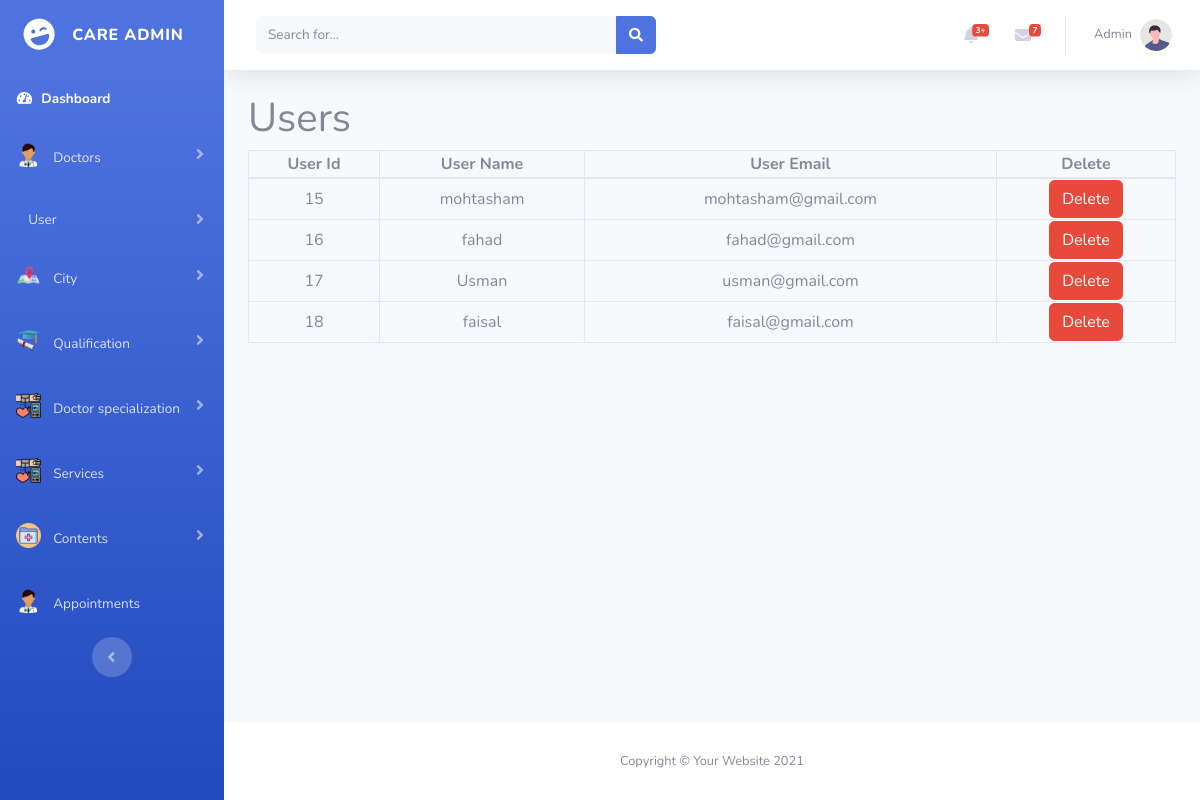
Before: /admin/view_users.php (signed in) with the older database file.
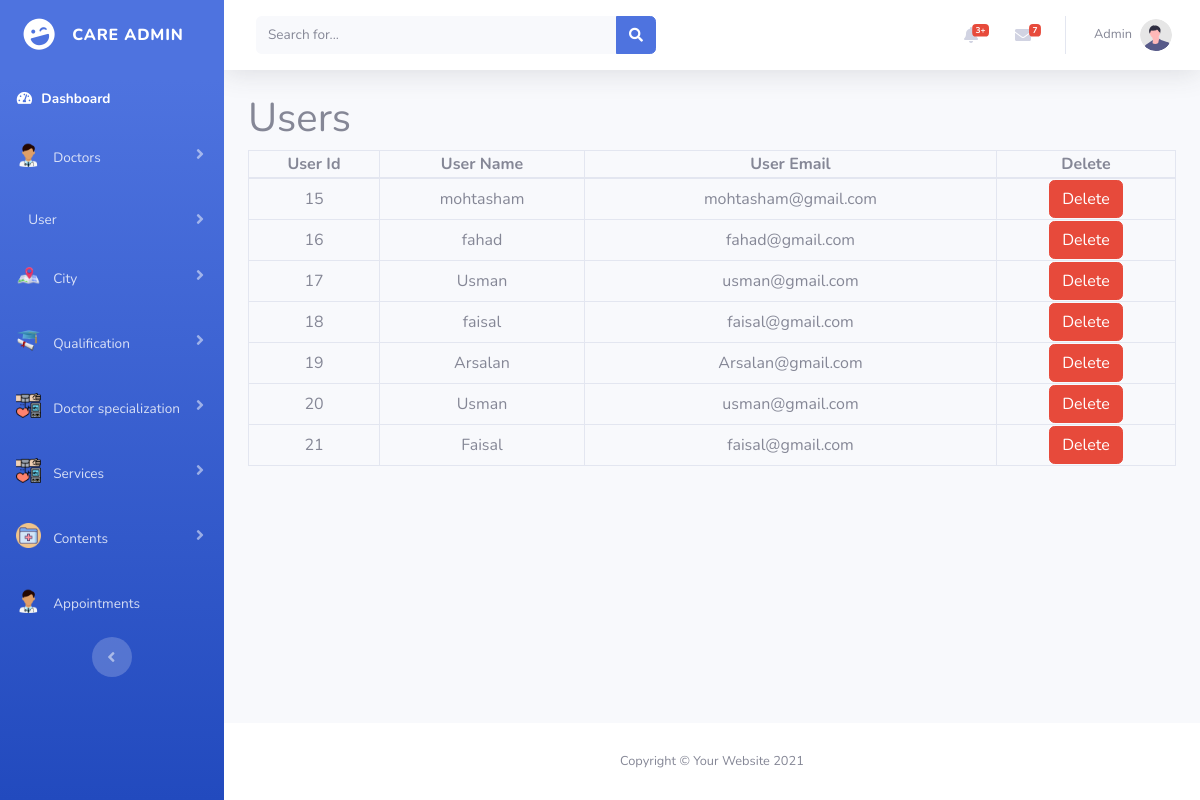
After: the same page with the newer database file.
### tables this page shows
CREATE TABLE `users` (
  `user_id` int(11) NOT NULL,
  `user_name` varchar(1001) NOT NULL,
  `user_email` varchar(100) NOT NULL,
  `user_password` varchar(100) NOT NULL,
  `user_profile` varchar(500) NOT NULL,
  `status` int(11) NOT NULL
);

### admin/view_users.php (the view, shortened to what this page needs)
<?php
include("connection.php");
$select_users_query = "SELECT * FROM `users` where status = 0";
$run_select_users_query = mysqli_query($connection, $select_users_query);
?>
<!DOCTYPE html>
<html lang="en">
<head>
    <link href="vendor/fontawesome-free/css/all.min.css" rel="stylesheet" type="text/css">
    <link href="https://cdn.jsdelivr.net/npm/bootstrap@5.0.2/dist/css/bootstrap.min.css" rel="stylesheet"
>
    <link href="css/sb-admin-2.min.css" rel="stylesheet">
</head>
<body id="page-top">
    <div id="wrapper">
        <?php include 'sidebar.php';?>
        <div id="content-wrapper" class="d-flex flex-column">
            <div id="content">
                <?php include 'topbar.php';?>
                <div class="container">
                        <h1>Users</h1>
                        <table class="table-bordered w-100 text-center">
                            <thead>
                                <th>User Id</th>
                                <th>User Name</th>
                                <th>User Email</th>
                                <th>Delete</th>
                            </thead>
                            <tbody>
                                <?php while($row = mysqli_fetch_array($run_select_users_query)){?>
                              <tr>
                                        <td><?php echo $row['user_id']; ?></td>
                                        <td><?php echo $row['user_name']; ?></td>
                                        <td><?php echo $row['user_email']; ?></td>
                                        <td><a href="deleteuser.php?id=<?php echo $row['user_id']; ?>" class="btn btn-danger">Delete</a></td>
                              </tr>
                                <?php } ?>
                            </tbody>
                        </table>
                </div>
            </div>
            <?php include 'footer.php' ?>
        </div>
    </div>
</body>
</html>

### admin/sidebar.php (shortened to what this page needs)
<ul class="navbar-nav bg-gradient-primary sidebar sidebar-dark accordion" id="accordionSidebar">
    <a class="sidebar-brand d-flex align-items-center justify-content-center" href="index.html">
        <div class="sidebar-brand-icon rotate-n-15">
            <i class="fas fa-laugh-wink"></i>
        </div>
        <div class="sidebar-brand-text mx-3">Care Admin</div>
    </a>
    <li class="nav-item active">
        <a class="nav-link" href="index.html">
            <i class="fas fa-fw fa-tachometer-alt"></i>
            <span>Dashboard</span></a>
    </li>
    <li class="nav-item">
        <a class="nav-link collapsed" href="#" data-toggle="collapse" data-target="#collapseTwo"
            aria-expanded="true" aria-controls="collapseTwo">
            <img src="images/Doctor-Icon.png" alt="" width="25" class="pb-2 me-2">
            <span>Doctors</span>
        </a>
    </li>
    <li class="nav-item">
        <a class="nav-link collapsed" href="#" data-toggle="collapse" data-target="#collapseUtilities"
            aria-expanded="true" aria-controls="collapseUtilities">
            <span>User</span>
        </a>
    </li>
    <li class="nav-item">
        <a class="nav-link collapsed" href="#" data-toggle="collapse" data-target="#collapsePages"
            aria-expanded="true" aria-controls="collapsePages">
            <img src="images/city-icon.png" alt="" width="25" class="pb-2 me-2">
            <span>City</span>
        </a>
    </li>
    <li class="nav-item">
        <a class="nav-link collapsed" href="#" data-toggle="collapse" data-target="#collapsePages6"
            aria-expanded="true" aria-controls="collapsePages">
            <img src="images/Qualification-icon.png" alt="" width="25" class="pb-2 me-2">
            <span>Qualification</span>
        </a>
    </li>
    <li class="nav-item">
        <a class="nav-link collapsed" href="#" data-toggle="collapse" data-target="#collapsePages2"
            aria-expanded="true" aria-controls="collapsePages">
            <img src="images/category-icon.png" alt="" width="25" class="pb-2 me-2">
            <span>Doctor specialization</span>
        </a>
    </li>
    <li class="nav-item">
        <a class="nav-link collapsed" href="#" data-toggle="collapse" data-target="#collapsePages9"
            aria-expanded="true" aria-controls="collapsePages">
            <img src="images/category-icon.png" alt="" width="25" class="pb-2 me-2">
            <span>Services</span>
        </a>
    </li>
    <li class="nav-item">
        <a class="nav-link collapsed" href="#" data-toggle="collapse" data-target="#collapsePages3"
            aria-expanded="true" aria-controls="collapsePages">
            <img src="images/content-icon.png" alt="" width="25" class="pb-2 me-2">
            <span>Contents</span>
        </a>
    </li>
    <li class="nav-item">
        <a class="nav-link" href="#">
            <img src="images/Doctor-Icon.png" alt="" width="25" class="pb-2 me-2">
            <span>Appointments</span>
        </a>
    </li>
    <div class="text-center d-none d-md-inline">
        <button class="rounded-circle border-0" id="sidebarToggle"></button>
    </div>
</ul>

### admin/topbar.php (shortened to what this page needs)
<nav class="navbar navbar-expand navbar-light bg-white topbar mb-4 static-top shadow">
    <form
        class="d-none d-sm-inline-block form-inline mr-auto ml-md-3 my-2 my-md-0 mw-100 navbar-search">
        <div class="input-group">
            <input type="text" class="form-control bg-light border-0 small" placeholder="Search for..."
                aria-label="Search" aria-describedby="basic-addon2">
            <div class="input-group-append">
                <button class="btn btn-primary" type="button">
                    <i class="fas fa-search fa-sm"></i>
                </button>
            </div>
        </div>
    </form>
    <ul class="navbar-nav ml-auto">
        <li class="nav-item dropdown no-arrow mx-1">
            <a class="nav-link dropdown-toggle" href="#" id="alertsDropdown" role="button"
                data-toggle="dropdown" aria-haspopup="true" aria-expanded="false">
                <i class="fas fa-bell fa-fw"></i>
                <span class="badge badge-danger badge-counter">3+</span>
            </a>
        </li>
        <li class="nav-item dropdown no-arrow mx-1">
            <a class="nav-link dropdown-toggle" href="#" id="messagesDropdown" role="button"
                data-toggle="dropdown" aria-haspopup="true" aria-expanded="false">
                <i class="fas fa-envelope fa-fw"></i>
                <span class="badge badge-danger badge-counter">7</span>
            </a>
        </li>
        <li class="nav-item dropdown no-arrow">
            <a class="nav-link dropdown-toggle" href="#" id="userDropdown" role="button"
                data-toggle="dropdown" aria-haspopup="true" aria-expanded="false">
                <span class="mr-2 d-none d-lg-inline text-gray-600 small">Admin</span>
                <img class="img-profile rounded-circle"
                    src="img/undraw_profile.svg">
            </a>
        </li>
    </ul>
</nav>

### admin/footer.php
<footer class="sticky-footer bg-white">
    <div class="container my-auto">
        <div class="copyright text-center my-auto">
            <span>Copyright &copy; Your Website 2021</span>
        </div>
    </div>
</footer>

Changed rows visible on the page:
added users: user_id "19", user_name "Arsalan", user_email "Arsalan@gmail.com"
added users: user_id "20", user_name "Usman", user_email "usman@gmail.com"
added users: user_id "21", user_name "Faisal", user_email "faisal@gmail.com"
